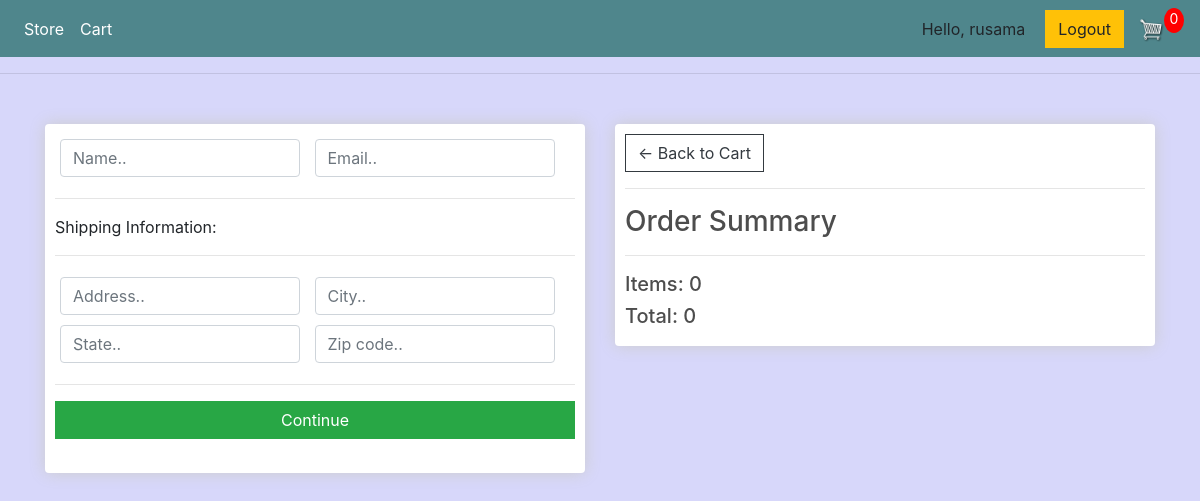
Page /checkout/ (signed in) on the earlier database version.
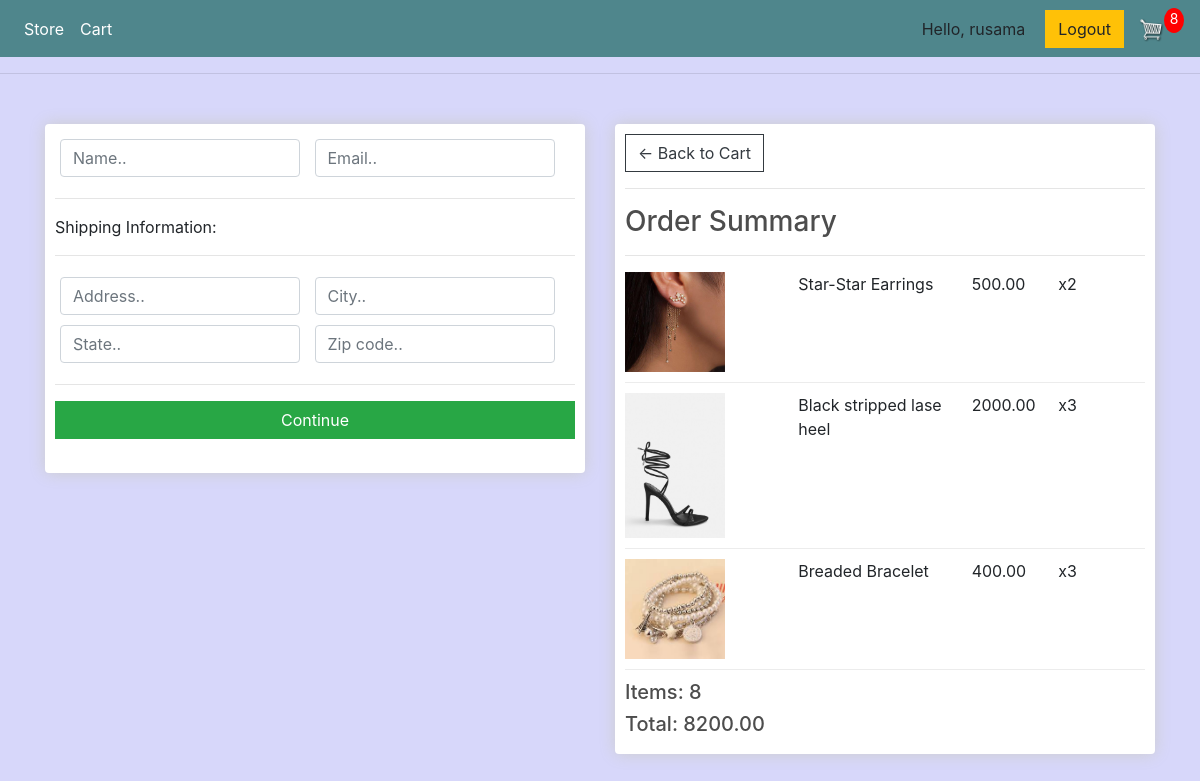
Same page on the later database version.
### order/models.py (models this page shows, shortened)
class Order(models.Model):
    customer = models.ForeignKey(Customer, on_delete=models.SET_NULL, blank=True, null=True)
    date_ordered = models.DateTimeField(auto_now_add=True)
    complete = models.BooleanField(default=False, null=True, blank=False)
    transaction_id = models.CharField(max_length=200, null=True)
    @property
    def get_cart_total(self):
        orderitems = self.orderitem_set.all()
        total = sum([item.get_total for item in orderitems])
        return total
    @property
    def get_cart_items(self):
        orderitems = self.orderitem_set.all()
        total = sum([item.quantity for item in orderitems])
        return total

class OrderItem(models.Model):
    order = models.ForeignKey(Order, on_delete=models.SET_NULL, blank=True, null=True)
    product = models.ForeignKey(Product, on_delete=models.SET_NULL, blank=True, null=True)
    price = models.DecimalField(max_digits=10, decimal_places=2)
    quantity = models.PositiveIntegerField(default=1)
    @property
    def get_total(self):
        total = self.price * self.quantity
        return total

### product/models.py (models this page shows, shortened)
class Product(models.Model):
    category = models.ForeignKey(Category, on_delete=models.CASCADE)
    shop = models.ForeignKey(Seller, on_delete=models.CASCADE)
    product_name = models.CharField(max_length=200)
    product_image = models.ImageField(upload_to='products/', blank = True)
    product_description = models.TextField(blank=True)
    product_price = models.DecimalField(max_digits=10, decimal_places=2)
    product_stock = models.PositiveIntegerField()
    product_created = models.DateTimeField(auto_now_add=True)

### store/views.py (the view)
# urls.py: path('checkout/', views.checkout, name="checkout"),
@login_required(login_url='login')
def checkout(request):
    if request.user.is_authenticated:
        customer = request.user.customer
        order, created = Order.objects.get_or_create(customer=customer, complete=False)
        items = order.orderitem_set.all()
        cartItems = order.get_cart_items
    else:
        items = []
        order = {'get_cart_items': 0, 'get_cart_total':0}
    context = {'items':items, 'order':order, 'cartItems':cartItems}
    return render(request,'store/checkout.html',context)

### store/templates/store/checkout.html (shortened to what this page needs)
{% extends 'store/main.html' %}
{% load static %}
{% block content %}
<div class="row">
	<div class="col-lg-6">
		<div class="box-element" id="form-wrapper">
            <form id="form">
                <div id="user-info">
                    <div class="form-field">
                        <input required class="form-control" type="text" name="name" placeholder="Name..">
                    </div>
                    <div class="form-field">
                        <input required class="form-control" type="email" name="email" placeholder="Email..">
                    </div>
                </div>
                <div id="shipping-info">
                    <hr>
                    <p>Shipping Information:</p>
                    <hr>
                    <div class="form-field">
                        <input class="form-control" type="text" name="address" placeholder="Address..">
                    </div>
                    <div class="form-field">
                        <input class="form-control" type="text" name="city" placeholder="City..">
                    </div>
                    <div class="form-field">
                        <input class="form-control" type="text" name="state" placeholder="State..">
                    </div>
                    <div class="form-field">
                        <input class="form-control" type="text" name="zipcode" placeholder="Zip code..">
                    </div>
                </div>
                <hr>
                <input id="form-button" class="btn btn-success btn-block" type="submit" value="Continue">
            </form>
            <br>
		</div>
	</div>
	<div class="col-lg-6">
		<div class="box-element">
            <a  class="btn btn-outline-dark" href="{% url 'cart' %}">&#x2190; Back to Cart</a>
            <hr>
            <h3>Order Summary</h3>
            <hr>
            {% for item in items %}
            <div class="cart-row">
                <div style="flex:2"><img class="row-image" src="{{item.product.product_image.url}}"></div>
                <div style="flex:2"><p>{{item.product.product_name}}</p></div>
                <div style="flex:1"><p>{{item.product.product_price|floatformat:2}}</p></div>
                <div style="flex:1"><p>x{{item.quantity}}</p></div>
            </div>
            {% endfor %}
            <h5>Items:   {{order.get_cart_items}}</h5>
            <h5>Total:   {{order.get_cart_total}}</h5>
        </div>
	</div>
</div>
{% endblock content %}

### store/templates/store/main.html (shortened to what this page needs)
<!DOCTYPE html>
{% load static %}
<html>
<head>
	<link rel="stylesheet" href="https://stackpath.bootstrapcdn.com/bootstrap/4.4.1/css/bootstrap.min.css">
	<link rel="stylesheet" type="text/css" href="{% static 'css/main.css' %}">
</head>
<body>
    <nav class="navbar navbar-expand-lg navbar-dark bg-dark">
        <div class="collapse navbar-collapse" id="navbarSupportedContent">
            <ul class="navbar-nav mr-auto">
              <li class="nav-item active">
                <a class="nav-link" href="{% url 'store' %}">Store<span class="sr-only">(current)</span></a>
              </li>
              <li class="nav-item active">
                <a class="nav-link" href="{% url 'cart' %}">Cart</a>
              </li>
            </ul>
            <div class="form-inline my-2 my-lg-0">
              {% if user.is_authenticated %}
              <span style="margin-right: 20px;">Hello, {{request.user}}</span>
                <a href="{% url 'logout' %}"class="btn btn-warning">Logout</a>
              {% else %}
              <span>Hello,{{request.user}}</span>
              {% endif %}
                <a href="{% url 'cart' %}">
                   <img  id="cart-icon" src="{% static 'images/cart.png' %}">
               </a>
               <p id="cart-total">{{cartItems}}</p>
           </div>
        </div>
    </nav>
        <hr>
    <div class="container">
        <br>
        {% block content %}
        {% endblock content %}
    </div>
</body>
</html>

Differences in the rows shown:
removed Order: get_cart_items "0", get_cart_total "0"
added OrderItem: product.product_image (picture), product.product_name "Star-Star Earrings", product.product_price "500.00", quantity "2"
added OrderItem: product.product_image (picture), product.product_name "Black stripped lase heel", product.product_price "2000.00", quantity "3"
added OrderItem: product.product_image (picture), product.product_name "Breaded Bracelet", product.product_price "400.00", quantity "3"
added Order: get_cart_items "8", get_cart_total "8200.00"
Other differences:
{{ cartItems }}: "0" → "8"
